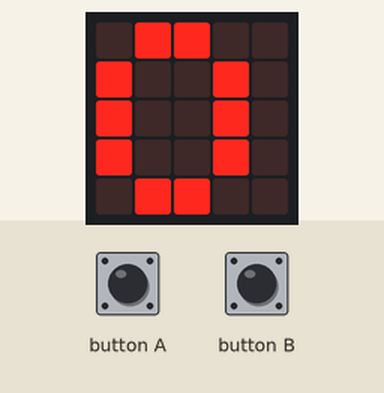
The program below on a simulated BBC micro:bit (MakeCode). Shown: the board's 5×5 LED display. Inputs (shaded band) come from the test bench.

Above: at 5.0 s.
5.1 s: button B pressed for 0.15 s
At 5.6 s:
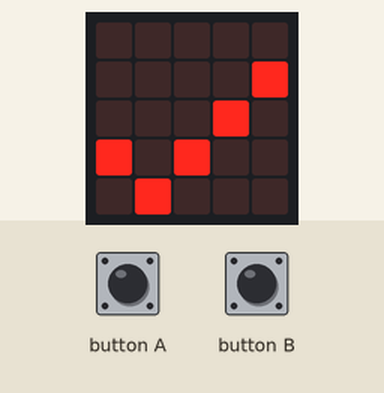
8.2 s: button B pressed for 3.2 s
At 14.4 s:
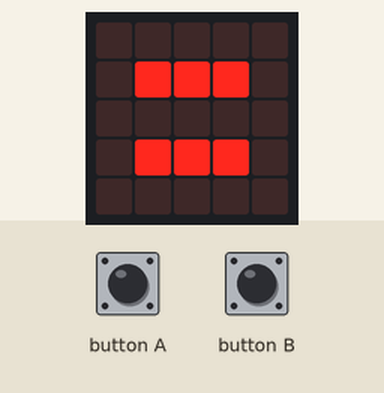
14.9 s: button A pressed for 0.15 s
At 16.2 s:
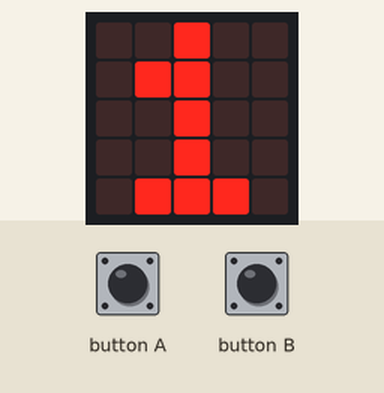
Timing chart, 0 to 17.9 s (numbered marks = the images above; inputs shaded):
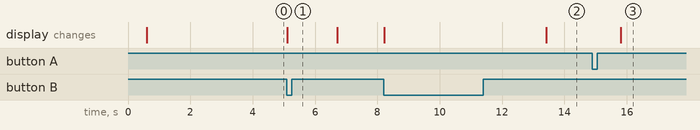

Measured:
- after the input at 5.1 s, the display: changes at once (image 1)
- after the input at 8.2 s, the display: first changes at once (image 2 shows a later state)
- after the input at 14.9 s, the display: changes after 0.91 s (image 3)

The program:

main.ts
```typescript
function Sub () {
    basic.showNumber(A - B)
}
function Power () {
    basic.showNumber(A ** B)
}
function Mul () {
    basic.showNumber(A * B)
}
input.onButtonPressed(Button.A, function () {
    if (!(Start == 69)) {
        Mode += 1
    } else {
        if (Num == 0) {
            A += 1
        }
        if (Num == 1) {
            B += 1
        }
    }
})
function Div () {
    basic.showNumber(A / B)
}
function Add () {
    basic.showNumber(A + B)
}
let Start = 0
let Num = 0
let B = 0
let A = 0
let Mode = 0
basic.showIcon(IconNames.Happy)
while (!(input.buttonIsPressed(Button.B))) {
    basic.showNumber(Mode)
}
basic.showIcon(IconNames.Yes)
basic.pause(1000)
A = 0
B = 0
Num = 0
Start = 69
while (!(input.buttonIsPressed(Button.B))) {
    basic.showNumber(A)
}
basic.showIcon(IconNames.Yes)
Num = 1
basic.pause(2000)
while (!(input.buttonIsPressed(Button.B))) {
    basic.showNumber(B)
}
basic.showIcon(IconNames.Yes)
basic.pause(2000)
basic.showLeds(`
    . . . . .
    . # # # .
    . . . . .
    . # # # .
    . . . . .
    `)
basic.pause(2000)
if (Mode == 0) {
    Add()
} else if (Mode == 1) {
    Sub()
} else if (Mode == 2) {
    Mul()
} else if (Mode == 3) {
    Div()
} else {
    Power()
}
```

test.ts
```typescript
// Tady jsou testy. Při použití tohoto balíčku jako rozšíření nebude zkompilováno.
```
